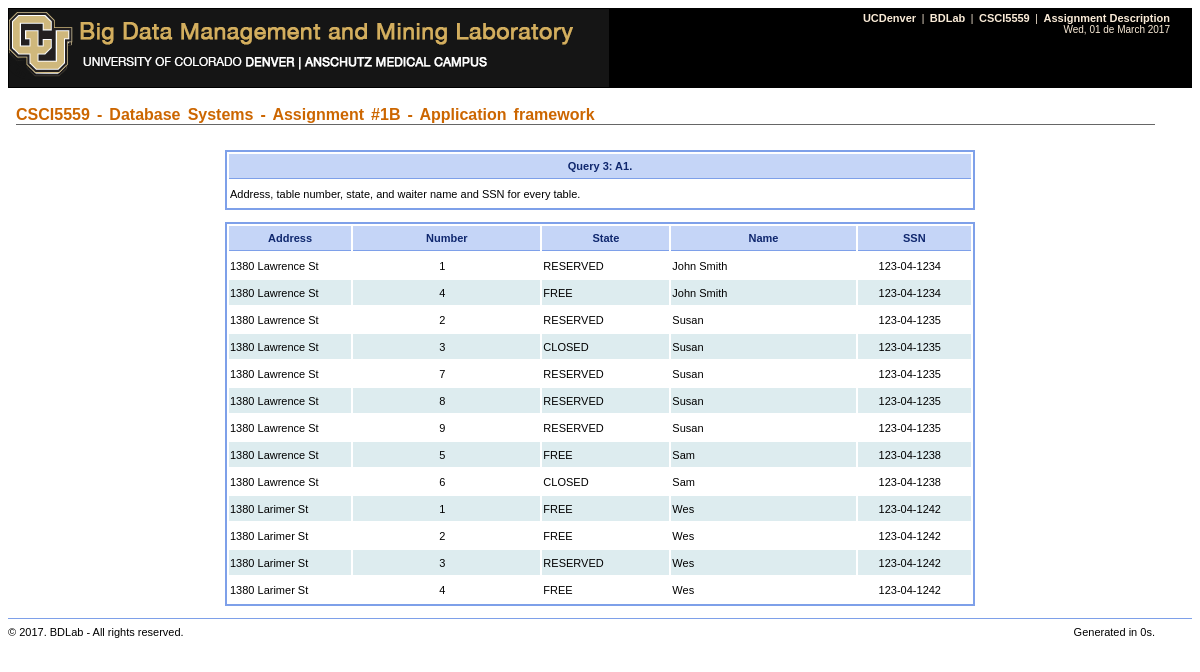
Screenshot of /query.php?queryId=3 with the database file from the repository.
### tables this page shows
CREATE TABLE DinnerTable (
	address VARCHAR(250),
	tableNumber INTEGER,
	state VARCHAR(50),
	chairs INTEGER,
	waiter INTEGER,

	PRIMARY KEY (address, tableNumber),
	FOREIGN KEY (address)
		REFERENCES Restaurant(address),

	FOREIGN KEY (waiter)
		REFERENCES Waiter(empId)
);

CREATE TABLE Employee (
	empId INTEGER,
	name VARCHAR(150),
	address VARCHAR(250),
	zipCode INTEGER,
	DoB DATE,
	phone VARCHAR(20),
	dateOfJoin DATE,
	SSN VARCHAR(11),
	workisInAddress VARCHAR(250),	

	PRIMARY KEY (empId),
	FOREIGN KEY (workisInAddress) 
		REFERENCES Restaurant(address)
		ON DELETE CASCADE
);

### query.php (the view, shortened to what this page needs)
<html>
<head>
	<link href="./styles.css"	 	rel="stylesheet" type="text/css">
</head>
<body>
	<?php include ('./header.php'); ?>
	<table width="100%" border="0" cellspacing="0" cellpadding="0">
		<tr>
			<td>
				<table height="50px" width="99%" border="0" cellpadding="3" cellspacing="5">
				<tr>
					<td style='width:100%; text-align:left;'> <h1>CSCI5559 - Database Systems - Assignment #1B - Application framework</h1></td>
				</tr>
				</table>
			<br>
			</td>
		</tr>
	</table>
<?php
include("./dbConnection.php");
if (isset($_GET["queryId"])	)	{ $QUERY_ID = intval($_GET["queryId"]); 	 }		else {	$QUERY_ID =-1;	}
switch ($QUERY_ID) {
	case 3:
		$tr_id=0; $tr_class='class="bckMngrtrOdd"';
		echo "<table  style='margin: auto;width:750px;' class='disponibilidad'>
				<tr class='bckMngr'><th class='bckMngr'>Query 3: A1.</th></tr>
				<tr class='bckMngr'><td class='bckMngr'>Address, table number, state, and waiter name and SSN for every table.</td></tr>
			  </table><br>";
		try {
			$queryText = "SELECT DinnerTable.address, tableNumber, state, Employee.name, Employee.SSN
				FROM dba.DinnerTable, dba.Waiter, dba.Employee
				WHERE DinnerTable.waiter=Waiter.empId AND Waiter.empID=Employee.empID;" ;
			$resultSet = $mysql->prepare($queryText);
			$resultSet->execute(array());
			echo "<table  style='margin: auto;width:750px;' class='disponibilidad'>";
			echo '<thead>' ;
			echo 	'<tr class="bckMngr">';
			echo 	'<th class="bckMngr" style="width:150px;">Address</th>';
			echo 	'<th class="bckMngr" style="width:260px;">Number</th>';
			echo 	'<th class="bckMngr" style="width:150px;">State</th>';
			echo 	'<th class="bckMngr" style="width:150px;">Name</th>';
			echo 	'<th class="bckMngr" style="width:150px;">SSN</th>';
			echo '</thead>';
			echo "<tbody>";
			while($row  = $resultSet->fetch(PDO::FETCH_ASSOC)){
				if ($tr_id == 0){$tr_class='class="bckMngrtrEven"'; $tr_id=1;} 		else {$tr_class='class="bckMngrtrOdd"' ; $tr_id=0;}
				echo '<tr '.$tr_class.'>';
					echo '<td class="bckMngr" style="text-align:left;width:150px;">'.$row['address'].'</td>';
					echo '<td class="bckMngr" style="text-align:center;width:150px;">'.$row['tableNumber'].'</td>';
					echo '<td class="bckMngr" style="text-align:left;width:150px;">'.$row['state'].'</td>';
					echo '<td class="bckMngr" style="text-align:left;width:260px;">'.$row['name'].'</td>';
					echo '<td class="bckMngr" style="text-align:center;width:150px;">'.$row['SSN'].'</td>';
				echo '</tr>';
			}
			echo "</tbody>";
			echo "</table>";
		}
		catch (PDOException $e){
			reportErrorAndDie($e->getCode(), "SQL Exception:". $e->getMessage() );
		}
	break;
}
echo "<br>";
include ("./copyright.php");
?>
</body>
</html>

### styles.css (style rules this page uses)
th { font-family: Verdana, Arial, Helvetica, sans-serif; font-size: 11px; font-weight: bold; background-color: #C5D5F7; text-align: left; color: #10286F; padding:3px; border-bottom:1px solid #7EA0E9; }
h1 { font-family: Arial, Helvetica, sans-serif; font-size: 16px; color: #CC6600; font-weight: bold; border-bottom: 1px solid #666666; word-spacing: 2pt; margin: 0px; margin-top:2px; padding: 3px 0px 0px 0px; }
td { font: 11px Verdana, Arial, Helvetica, sans-serif; color: #000000; }
body { font: 11px Verdana, Arial, Helvetica, sans-serif; }
th, td { height:25px; }
th { font-family: Verdana, Arial, Helvetica, sans-serif; font-size: 11px; font-weight: bold; background-color: #C5D5F7; text-align: left; color: #10286F; padding:5px; border-bottom:1px solid #7EA0E9; }
tr.bckMngrtrEven { background-color: #FFFFFF; }
tr.bckMngrtrOdd { background-color: #DDECEF; }
table.disponibilidad { border-top:2px solid #7EA0E9; border-left:2px solid #7EA0E9; border-right:2px solid #7EA0E9; border-bottom:2px solid #7EA0E9; }
td { font: 11px Verdana, Arial, Helvetica, sans-serif; color: #000000; padding-right:10px; }
th { text-align:center; }

### rows the page displays
dinnertable: address "1380 Lawrence St", tableNumber "1", state "RESERVED", employee.name "John Smith", employee.SSN "123-04-1234"
dinnertable: address "1380 Lawrence St", tableNumber "4", state "FREE", employee.name "John Smith", employee.SSN "123-04-1234"
dinnertable: address "1380 Lawrence St", tableNumber "2", state "RESERVED", employee.name "Susan", employee.SSN "123-04-1235"
dinnertable: address "1380 Lawrence St", tableNumber "3", state "CLOSED", employee.name "Susan", employee.SSN "123-04-1235"
dinnertable: address "1380 Lawrence St", tableNumber "7", state "RESERVED", employee.name "Susan", employee.SSN "123-04-1235"
dinnertable: address "1380 Lawrence St", tableNumber "8", state "RESERVED", employee.name "Susan", employee.SSN "123-04-1235"
dinnertable: address "1380 Lawrence St", tableNumber "9", state "RESERVED", employee.name "Susan", employee.SSN "123-04-1235"
dinnertable: address "1380 Lawrence St", tableNumber "5", state "FREE", employee.name "Sam", employee.SSN "123-04-1238"
dinnertable: address "1380 Lawrence St", tableNumber "6", state "CLOSED", employee.name "Sam", employee.SSN "123-04-1238"
dinnertable: address "1380 Larimer St", tableNumber "1", state "FREE", employee.name "Wes", employee.SSN "123-04-1242"
dinnertable: address "1380 Larimer St", tableNumber "2", state "FREE", employee.name "Wes", employee.SSN "123-04-1242"
dinnertable: address "1380 Larimer St", tableNumber "3", state "RESERVED", employee.name "Wes", employee.SSN "123-04-1242"
dinnertable: address "1380 Larimer St", tableNumber "4", state "FREE", employee.name "Wes", employee.SSN "123-04-1242"

### other values shown
$METRICS["END_TIME"] - $METRICS["START_TIME"] "0"
